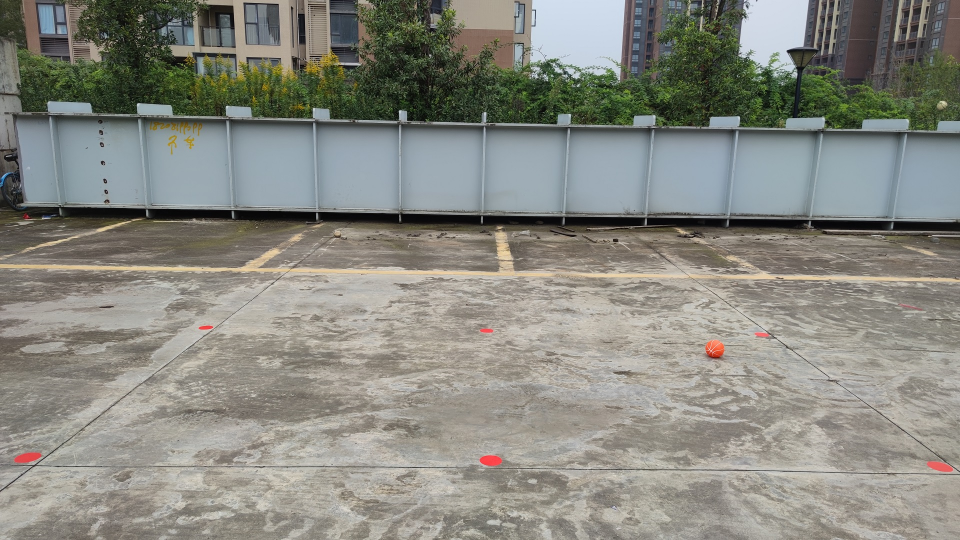
#> input picture Monocular ranging/data/image/347.jpg, 1920 x 1080 px, found by its file name (shown at 1/2 size)
$ python run.py
#> lines starting #> are read from the running program, lines starting #| are printed output that depends on the picture; after the words box and inside, x2 and y2 are one past the last pixel; in counts of white or black regions, pixels touching at a corner belong together
#> further down, img is the input picture: shape (1080, 1920, 3); mean B, G, R 128.4, 136.3, 136
# from keyPoint import KeyPoint
# from PerspectiveTransform import changeView

from cv2 import cv2
import numpy as np
import argparse
# [6 lines of commented-out code are left out]


def imgPretreat(img):
	# img = cv2.imread("E:\Desktop/test/1/redBall/1.jpg")
	b, g, r = cv2.split(img)
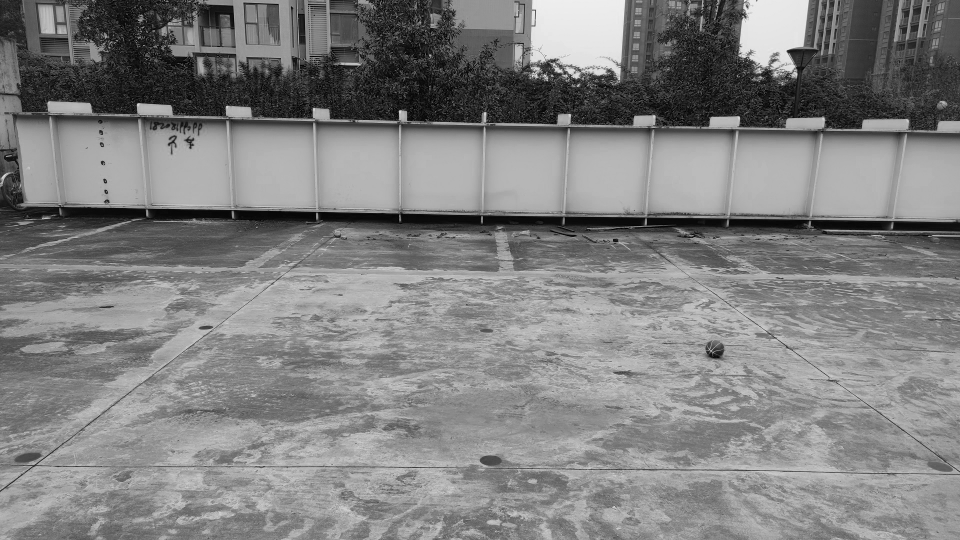
#> b: shape (1080, 1920) (shown at 1/2 size); min 0, max 247, mean 128.4
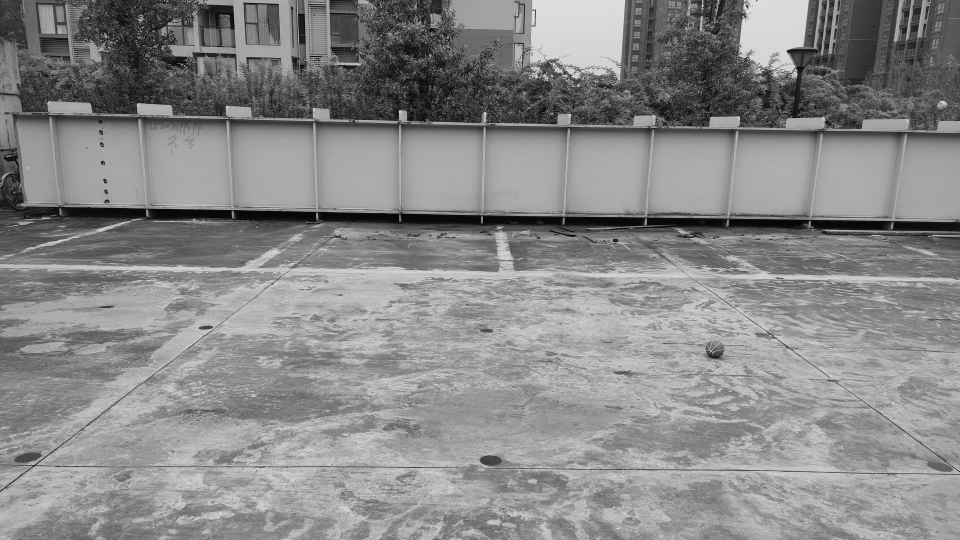
#> g: shape (1080, 1920) (shown at 1/2 size); min 0, max 247, mean 136.3
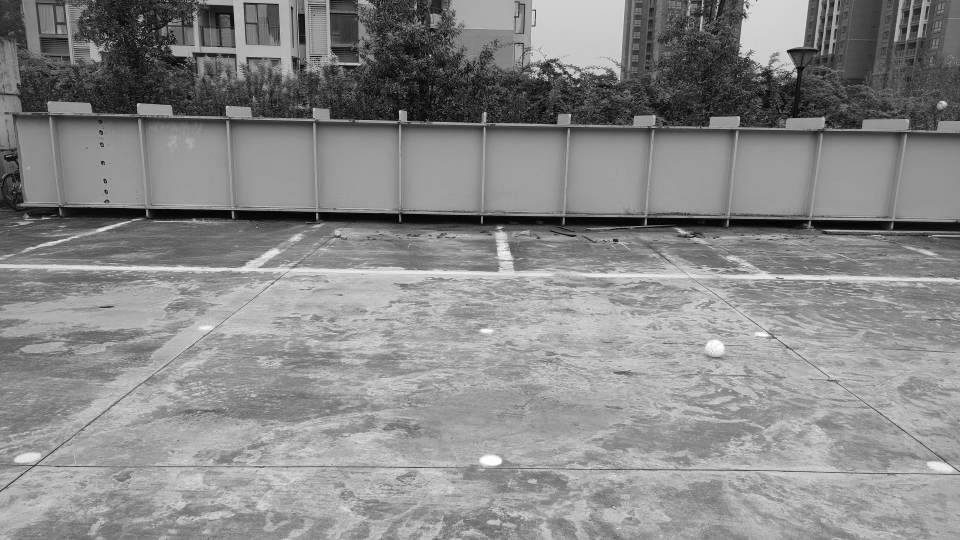
#> r: shape (1080, 1920) (shown at 1/2 size); min 0, max 255, mean 136
	# cv2.imshow("Red 1", r)
	# 二值化
	ret, bin = cv2.threshold(r, 220, 240, cv2.THRESH_BINARY)
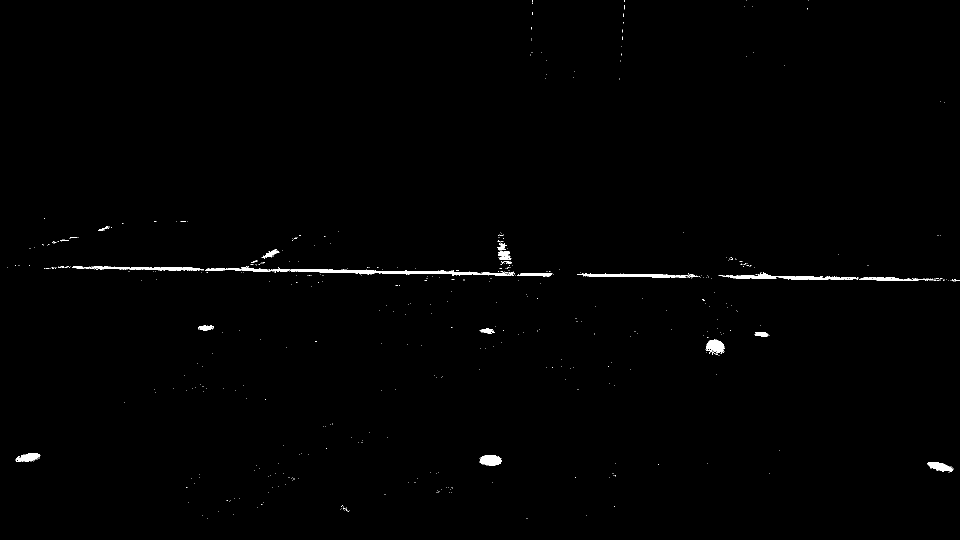
#> bin: shape (1080, 1920) (shown at 1/2 size); values 0 (black) and 240 (white), 0.6% white; 548 white regions (523 under 20 px), largest, box (x1, y1, x2, y2) and area: (578, 538, 1029, 551) 2275, (1154, 547, 1380, 556) 1131, (146, 532, 408, 541) 1111
	cv2.namedWindow('bin', 0)
	cv2.resizeWindow('bin', 640, 480)
	cv2.imshow("bin", bin)
	# 中值滤波
	blur = cv2.medianBlur(bin, 3)
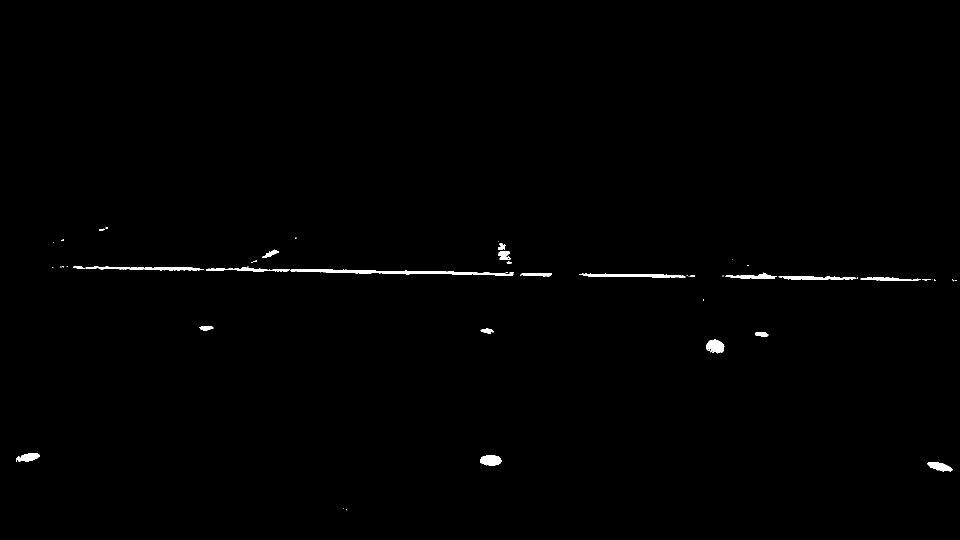
#> blur: shape (1080, 1920) (shown at 1/2 size); values 0 (black) and 240 (white), 0.55% white; 47 white regions (24 under 20 px), largest, box (x1, y1, x2, y2) and area: (412, 533, 1027, 551) 3011, (1158, 547, 1371, 555) 1118, (171, 533, 408, 541) 1037
	cv2.namedWindow('blur', 0)
	cv2.resizeWindow('blur', 640, 480)
	cv2.imshow("blur", blur)
	# 形态学开运算
	kernel = cv2.getStructuringElement(cv2.MORPH_ELLIPSE, (5, 5))
	open = cv2.morphologyEx(blur, cv2.MORPH_OPEN, kernel)
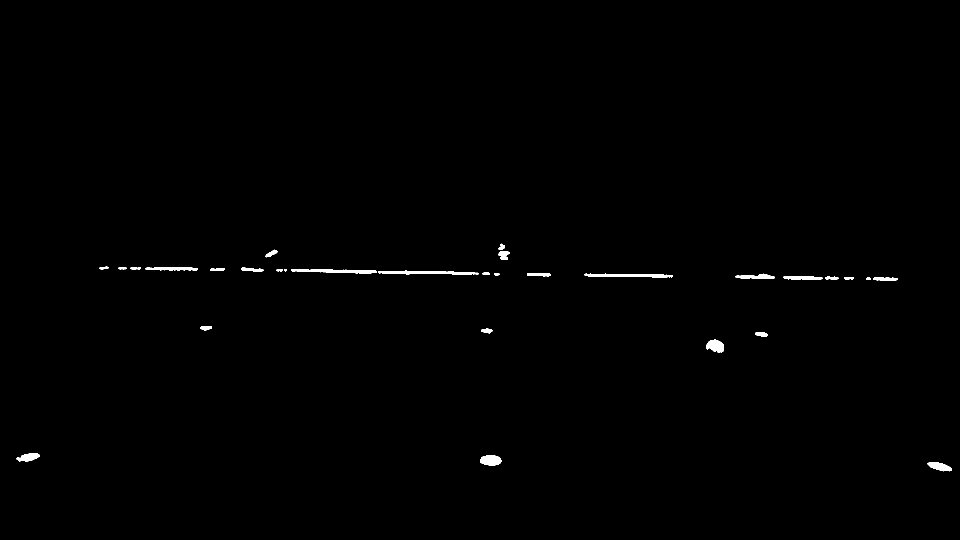
#> open: shape (1080, 1920) (shown at 1/2 size); values 0 (black) and 240 (white), 0.46% white; 30 white regions, largest, box (x1, y1, x2, y2) and area: (756, 541, 957, 550) 1061, (1169, 547, 1346, 555) 994, (582, 538, 754, 548) 933
	cv2.namedWindow('open', 0)
	cv2.resizeWindow('open', 640, 480)
	cv2.imshow("open", open)
	cv2.waitKey(0)
	cv2.destroyAllWindows()

	return open

if __name__ == "__main__":

	img = cv2.imread("E:\Desktop/test/1/redBall/347.jpg")
	open = imgPretreat(img)
	# 真实场景长宽cm
	# w, h = 400, 200
# 	# img = cv2.imread(args["image"])
# 	# pointDst = [[0, 0], [1600, 0], [1600, 800], [0, 800]]
# 	# # 球的落点
# 	# point1ImgNp = []
# 	# point1ImgNp.append([975, 762])
# 	# point1ImgNp = np.float32(point1ImgNp)
# 	# # 落点经过透视变换的坐标
# 	# pointPersperct = changeView(img, pointDst, point1ImgNp)
# 	# print(pointPersperct)
# 	# print("透视变换后图像大小:(%d,%d)" % (pointDst[1][0], pointDst[3][1]))
# 	# hx, hy = w / pointDst[1][0], h / pointDst[3][1]
# 	# # 图像中点1,2 的物理坐标
# 	# pointReal = (pointPersperct[0][0] * hx, pointPersperct[0][1] * hy)
# 	# print("测量x:%.4f 测量y:%.4f" % (pointReal[0], pointReal[1]))
